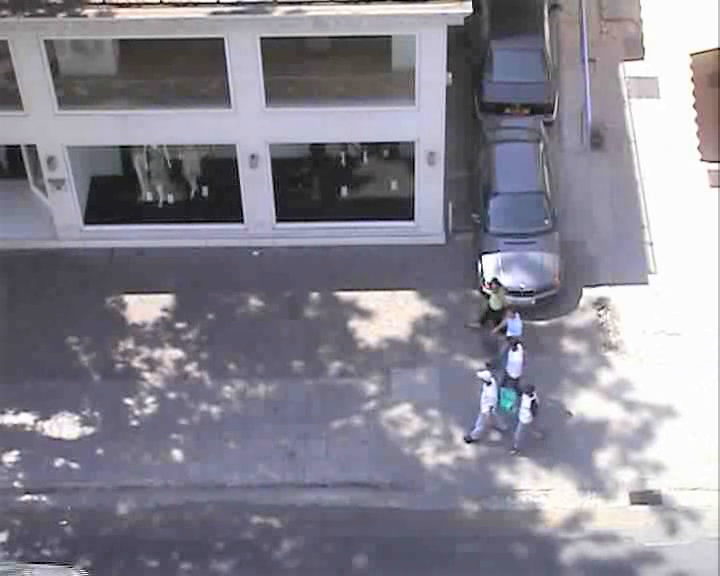
#> input picture zara1-297.png, 720 x 576 px
$ python zara1_extrapolate_groupwalking_max.py
#> lines starting #> are read from the running program, lines starting #| are printed output that depends on the picture
import numpy as np
import matplotlib.pyplot as plt

xSpeed01 = np.asarray([499, 472, 442, 410, 379, 347, 315, 283, 251, 219, 187, 155])
ySpeed01 = np.asarray([332, 332, 332, 330, 329, 327, 326, 324, 322, 321, 319, 317])
xSpeed02 = np.asarray([492, 464, 434, 402, 370, 338, 306, 274, 242, 210, 178, 146])
ySpeed02 = np.asarray([434, 435, 436, 435, 435, 434, 434, 433, 432, 432, 431, 431])
xSpeed03 = np.asarray([518, 490, 460, 428, 396, 365, 333, 300, 268, 236, 204, 172])
ySpeed03 = np.asarray([397, 399, 401, 401, 401, 402, 402, 402, 402, 403, 403, 404])
xSpeed04 = np.asarray([516, 489, 459, 428, 396, 364, 332, 300, 268, 236, 204, 173])
ySpeed04 = np.asarray([361, 361, 361, 359, 358, 356, 355, 353, 351, 350, 348, 346])

xSpeedGT01 = np.asarray([500, 480, 463, 445, 428, 408, 387, 365, 344, 324, 305, 286])
ySpeedGT01 = np.asarray([330, 329, 328, 326, 325, 323, 320, 317, 315, 312, 309, 307])
xSpeedGT02 = np.asarray([493, 473, 451, 429, 408, 386, 365, 346, 327, 308, 289, 270])
ySpeedGT02 = np.asarray([432, 432, 432, 432, 432, 432, 431, 430, 429, 428, 427, 425])
xSpeedGT03 = np.asarray([519, 499, 478, 458, 438, 418, 398, 378, 358, 338, 318, 298])
ySpeedGT03 = np.asarray([395, 396, 397, 396, 394, 393, 391, 389, 386, 384, 382, 380])
xSpeedGT04 = np.asarray([519, 500, 481, 461, 440, 418, 396, 374, 352, 333, 317, 300])
ySpeedGT04 = np.asarray([359, 358, 357, 357, 355, 353, 351, 348, 346, 344, 340, 337])


plt.plot(xSpeed01,ySpeed01,zorder=1, color='red', linewidth=3, linestyle='--', label='0.9')
plt.plot(xSpeed02,ySpeed02,zorder=1, color='red', linewidth=3, linestyle='--')
plt.plot(xSpeed03,ySpeed03,zorder=1, color='red', linewidth=3, linestyle='--')
plt.plot(xSpeed04,ySpeed04,zorder=1, color='red', linewidth=3, linestyle='--')

plt.plot(xSpeedGT01,ySpeedGT01,zorder=1, color='blue', linewidth=3, linestyle='--', label='GT')
plt.plot(xSpeedGT02,ySpeedGT02,zorder=1, color='blue', linewidth=3, linestyle='--')
plt.plot(xSpeedGT03,ySpeedGT03,zorder=1, color='blue', linewidth=3, linestyle='--')
plt.plot(xSpeedGT04,ySpeedGT04,zorder=1, color='blue', linewidth=3, linestyle='--')


plt.plot(xSpeed01[-1],ySpeed01[-1],zorder=1, color='red', marker='<', linewidth=3, linestyle='--')
plt.plot(xSpeed02[-1],ySpeed02[-1],zorder=1, color='red', marker='<', linewidth=3, linestyle='--')
plt.plot(xSpeed03[-1],ySpeed03[-1],zorder=1, color='red', marker='<', linewidth=3, linestyle='--')
plt.plot(xSpeed04[-1],ySpeed04[-1],zorder=1, color='red', marker='<', linewidth=3, linestyle='--')


plt.plot(xSpeedGT01[-1],ySpeedGT01[-1],zorder=1, color='blue', marker='<', linewidth=3, linestyle='--')
plt.plot(xSpeedGT02[-1],ySpeedGT02[-1],zorder=1, color='blue', marker='<', linewidth=3, linestyle='--')
plt.plot(xSpeedGT03[-1],ySpeedGT03[-1],zorder=1, color='blue', marker='<', linewidth=3, linestyle='--')
plt.plot(xSpeedGT04[-1],ySpeedGT04[-1],zorder=1, color='blue', marker='<', linewidth=3, linestyle='--')


#plt.legend(loc='center left')
plt.xticks([])
plt.yticks([])
ext = [0, 576, 0.00, 720]
img = plt.imread("../zara1-297.png")
#> img is the input picture: shape (576, 720, 3) float32; mean R, G, B 0.534, 0.525, 0.571
plt.imshow(img, zorder=0)
plt.show()
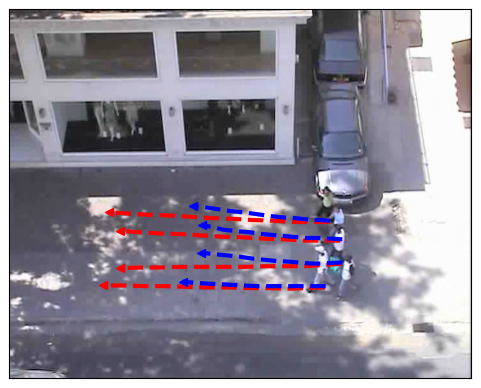
#> figure drawn by matplotlib, 1 panel

$ run again, with zara1-105.png copied over zara1-297.png
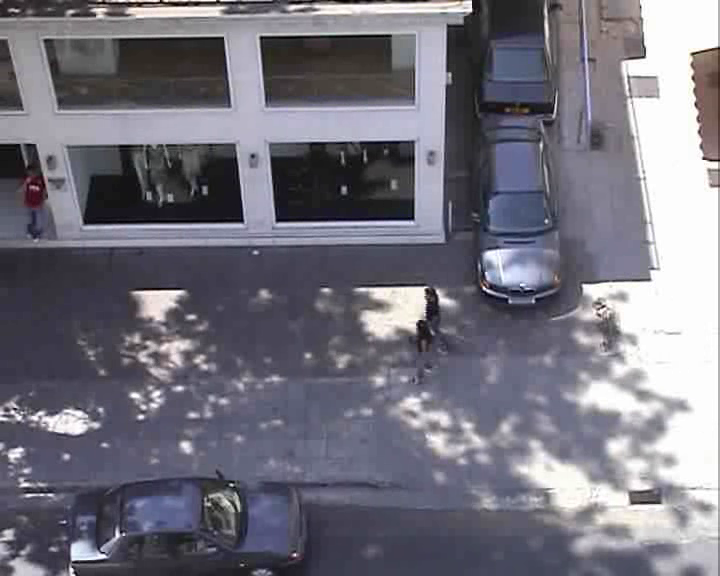
#> input picture zara1-105.png, 720 x 576 px
#> img is the input picture: shape (576, 720, 3) float32; mean R, G, B 0.457, 0.45, 0.493
#> `plt.show()`:
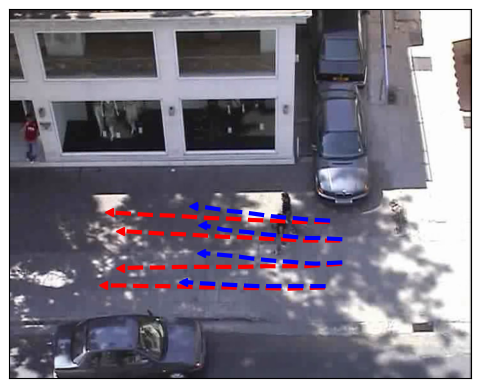
#> figure drawn by matplotlib, 1 panel

$ run again, with zara1-19.png copied over zara1-297.png
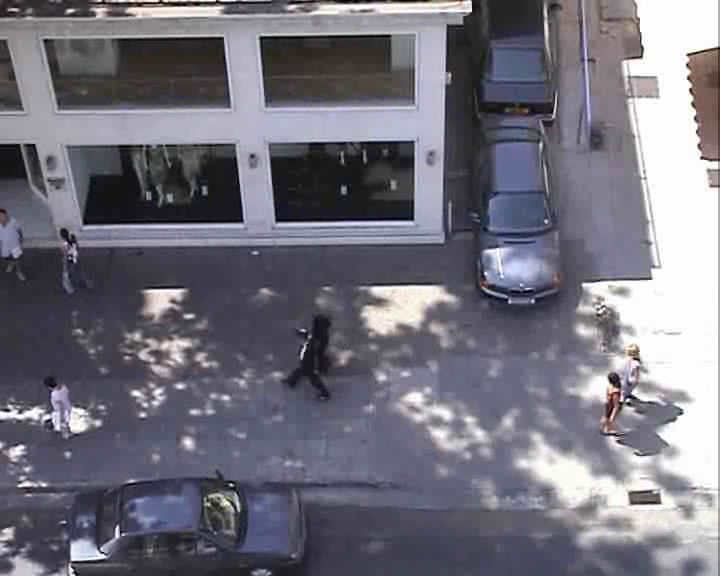
#> input picture zara1-19.png, 720 x 576 px
#> img is the input picture: shape (576, 720, 3) float32; mean R, G, B 0.451, 0.444, 0.488
#> `plt.show()`:
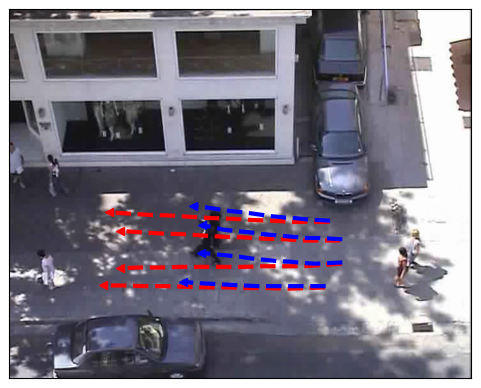
#> figure drawn by matplotlib, 1 panel
